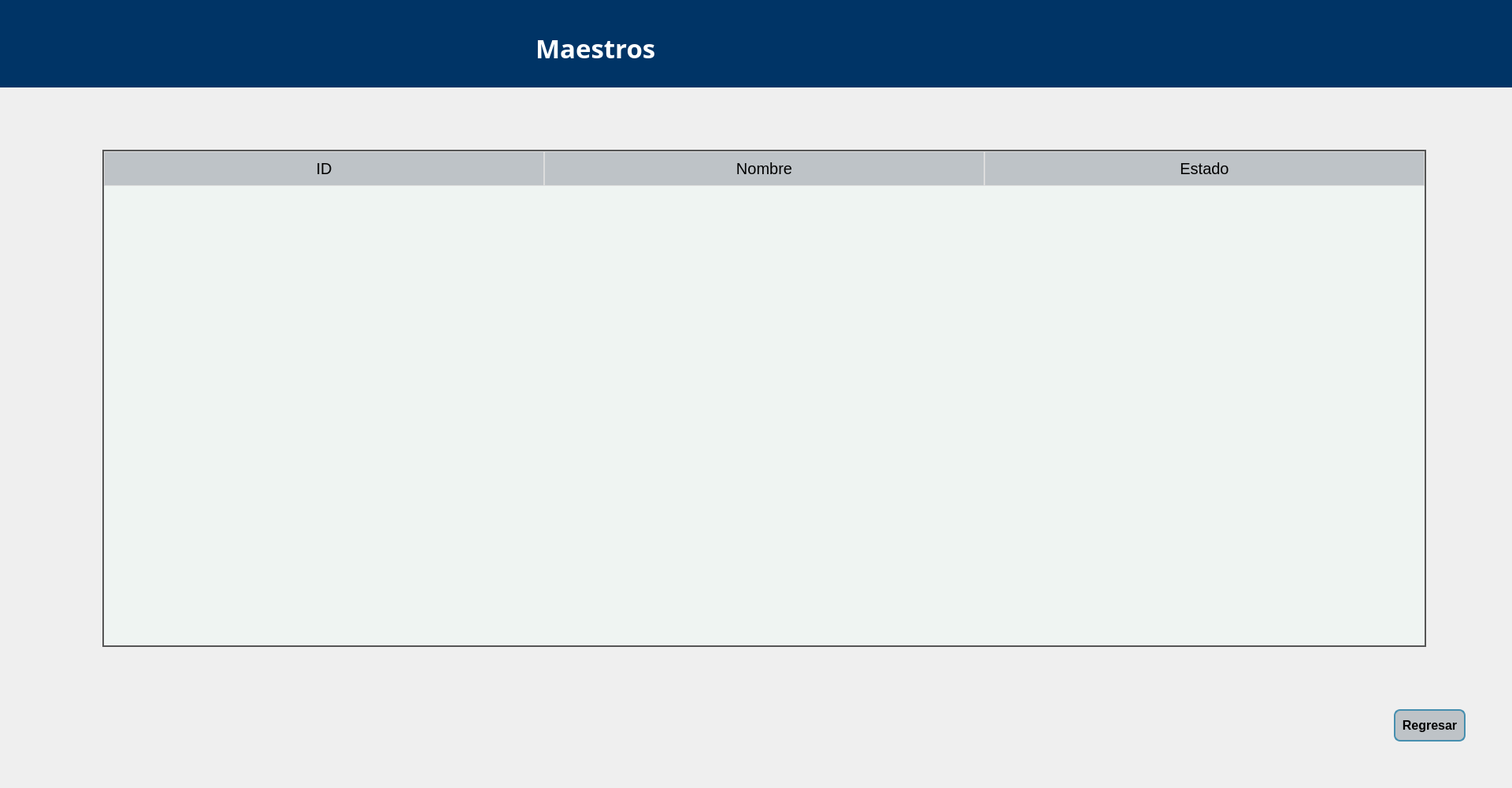
<?xml version="1.0" encoding="UTF-8"?>
<ui version="4.0">
 <class>Dialog</class>
 <widget class="QDialog" name="Dialog">
  <property name="geometry">
   <rect>
    <x>0</x>
    <y>0</y>
    <width>1920</width>
    <height>1000</height>
   </rect>
  </property>
  <property name="minimumSize">
   <size>
    <width>1920</width>
    <height>1000</height>
   </size>
  </property>
  <property name="maximumSize">
   <size>
    <width>1920</width>
    <height>1000</height>
   </size>
  </property>
  <property name="windowTitle">
   <string>Maestros registrados</string>
  </property>
  <property name="styleSheet">
   <string notr="true">background-color: #ffffff;
QPushButton {
    background-color: #2EC4B6; 
    border: 2px solid #468FAF; 
    color: white;
    font-size: 14px;
    border-radius: 8px;
    padding: 6px;
}</string>
  </property>
  <widget class="QPushButton" name="btnRegresar">
   <property name="geometry">
    <rect>
     <x>1770</x>
     <y>900</y>
     <width>91</width>
     <height>41</height>
    </rect>
   </property>
   <property name="font">
    <font>
     <pointsize>-1</pointsize>
     <weight>75</weight>
     <bold>true</bold>
    </font>
   </property>
   <property name="cursor">
    <cursorShape>PointingHandCursor</cursorShape>
   </property>
   <property name="styleSheet">
    <string notr="true">QPushButton {
    background-color: #BEC3C7; 
    border: 2px solid #468FAF; 
    color: #000000;
    font-size: 16px;
    border-radius: 8px;
    padding: 2px;
    font-weight: bold;
}</string>
   </property>
   <property name="text">
    <string>Regresar</string>
   </property>
  </widget>
  <widget class="QLabel" name="lbError">
   <property name="geometry">
    <rect>
     <x>510</x>
     <y>720</y>
     <width>571</width>
     <height>61</height>
    </rect>
   </property>
   <property name="font">
    <font>
     <pointsize>14</pointsize>
     <weight>75</weight>
     <bold>true</bold>
    </font>
   </property>
   <property name="layoutDirection">
    <enum>Qt::LeftToRight</enum>
   </property>
   <property name="styleSheet">
    <string notr="true">color:#000000;
qproperty-alignment: 'AlignCenter';
font-weight: bold;
background:#ffffff;</string>
   </property>
   <property name="text">
    <string/>
   </property>
  </widget>
  <widget class="QWidget" name="widget" native="true">
   <property name="geometry">
    <rect>
     <x>0</x>
     <y>0</y>
     <width>1920</width>
     <height>111</height>
    </rect>
   </property>
   <property name="styleSheet">
    <string notr="true"> background:#003466
</string>
   </property>
   <widget class="QLabel" name="label">
    <property name="geometry">
     <rect>
      <x>50</x>
      <y>10</y>
      <width>171</width>
      <height>101</height>
     </rect>
    </property>
    <property name="styleSheet">
     <string notr="true">background: transparent;
</string>
    </property>
    <property name="text">
     <string/>
    </property>
    <property name="pixmap">
     <pixmap>logosF.png</pixmap>
    </property>
    <property name="scaledContents">
     <bool>true</bool>
    </property>
   </widget>
   <widget class="QLabel" name="label_2">
    <property name="geometry">
     <rect>
      <x>680</x>
      <y>20</y>
      <width>481</width>
      <height>81</height>
     </rect>
    </property>
    <property name="font">
     <font>
      <family>Arial Black</family>
      <pointsize>25</pointsize>
      <weight>75</weight>
      <bold>true</bold>
      <kerning>true</kerning>
     </font>
    </property>
    <property name="layoutDirection">
     <enum>Qt::LeftToRight</enum>
    </property>
    <property name="styleSheet">
     <string notr="true">qproperty-alignment: 'AlignCenter';
color:#ffffff;
background: transparent;
font-weight: bold;
</string>
    </property>
    <property name="text">
     <string>Maestros</string>
    </property>
   </widget>
  </widget>
  <widget class="QTableWidget" name="tabla">
   <property name="geometry">
    <rect>
     <x>130</x>
     <y>190</y>
     <width>1681</width>
     <height>631</height>
    </rect>
   </property>
   <property name="font">
    <font>
     <pointsize>18</pointsize>
    </font>
   </property>
   <property name="styleSheet">
    <string notr="true">QTableWidget {
    background-color: #EFF4F2;
    color: #333;
    gridline-color: #bbb;
    border: 2px solid #555;
}
QHeaderView::section {
    background-color: #BEC3C7;
    color: #000000;
    padding: 5px;
    font-size: 20px;
    border: 1px solid #ddd;
}</string>
   </property>
   <property name="sizeAdjustPolicy">
    <enum>QAbstractScrollArea::AdjustIgnored</enum>
   </property>
   <property name="autoScrollMargin">
    <number>36</number>
   </property>
   <property name="selectionMode">
    <enum>QAbstractItemView::SingleSelection</enum>
   </property>
   <attribute name="horizontalHeaderDefaultSectionSize">
    <number>559</number>
   </attribute>
   <attribute name="horizontalHeaderMinimumSectionSize">
    <number>46</number>
   </attribute>
   <attribute name="verticalHeaderDefaultSectionSize">
    <number>31</number>
   </attribute>
   <column>
    <property name="text">
     <string>ID</string>
    </property>
    <property name="font">
     <font>
      <family>Arial</family>
      <pointsize>12</pointsize>
      <weight>75</weight>
      <bold>true</bold>
     </font>
    </property>
   </column>
   <column>
    <property name="text">
     <string>Nombre</string>
    </property>
    <property name="font">
     <font>
      <family>Arial</family>
      <pointsize>12</pointsize>
      <weight>75</weight>
      <bold>true</bold>
     </font>
    </property>
   </column>
   <column>
    <property name="text">
     <string>Estado</string>
    </property>
   </column>
  </widget>
 </widget>
 <resources/>
 <connections/>
</ui>
